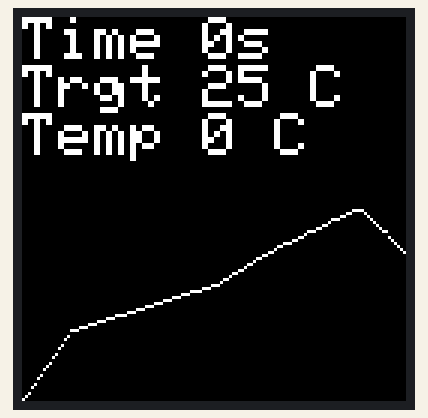
The sketch below on a simulated Arduino Uno, built with avr-gcc and run on an emulated ATmega328P. On the bench: 128×128 colour display. Random numbers use the default seed unless the sketch sets one; what the sketch prints to the serial monitor is not drawn.

Above: at 2.39 s.
At 5.73 s:
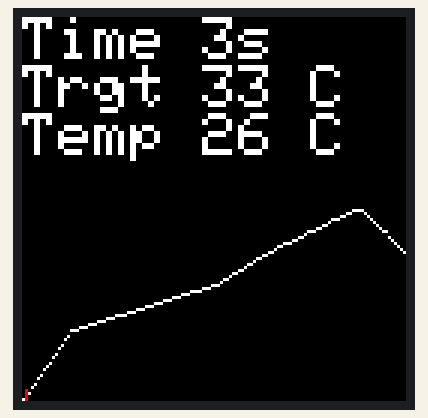
At 9.14 s:
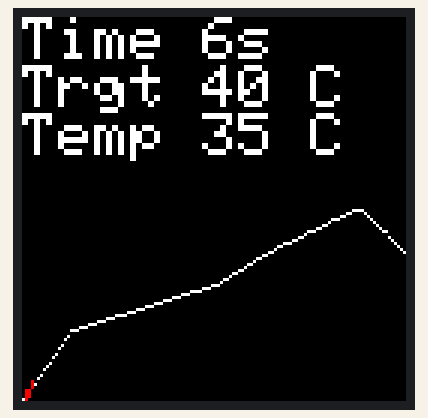
At 16.17 s:
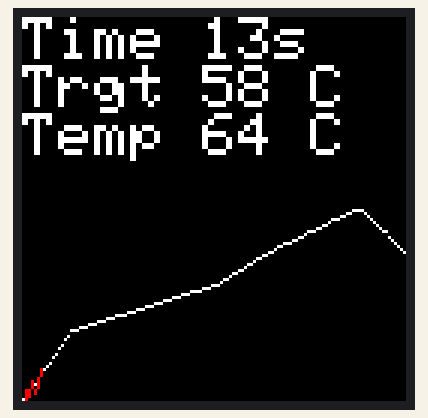
At 27.0 s:
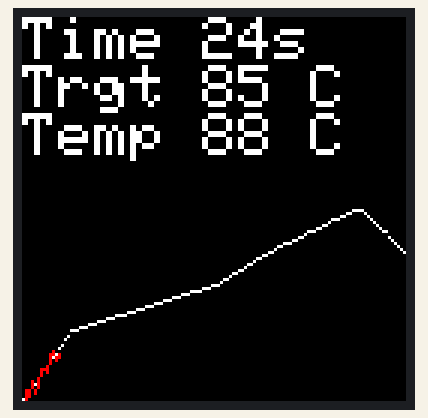
At 38.15 s:
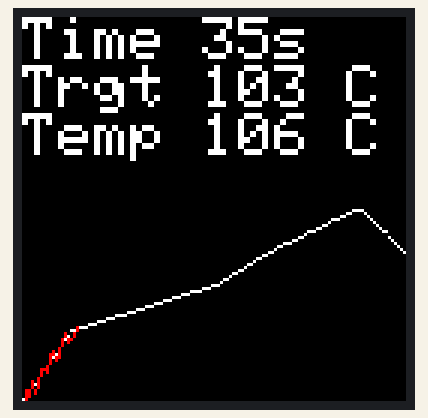

The sketch:

reflow.ino
```cpp
#include <Adafruit_GFX.h>
#include <Adafruit_SSD1351.h>
#include <SPI.h>
#include "TemperatureProfile.h"

#define OLED_CS 9
#define OLED_DC 5
#define OLED_RST 6
Adafruit_SSD1351 display = Adafruit_SSD1351(OLED_CS, OLED_DC, OLED_RST);

long start_time=0;
uint16_t duration;
double pxtime;
double minTemp,maxTemp;
uint16_t prev_temp_y = 0;
int16_t last_pxtime = -1;

TemperatureProfile tempProfile;

#define NUM_TEMP_READINGS 5
double temp_buffer[NUM_TEMP_READINGS];
uint8_t temp_idx=0;

void setup() {
  Serial.begin(115200);
  delay(2000);
  Serial.print("Reflow");
  display.begin();

  Serial.println("init");

  tempProfile.setTempAt(0,25);
  tempProfile.setTempAt(30,100);
  tempProfile.setTempAt(120,150);
  tempProfile.setTempAt(150,183);
  tempProfile.setTempAt(210,235);
  tempProfile.setTempAt(240,183);
  Serial.println("done");

  for (int i=0;i<NUM_TEMP_READINGS;i++) {
    temp_buffer[i]=0.0;
  }

  duration = tempProfile.getDuration();
  display.fillScreen(0x0000);
  minTemp = tempProfile.getMinTemp();
  maxTemp = tempProfile.getMaxTemp();
  pxtime = duration/128.0;
  for (uint16_t x=0;x<128;x++) {
    uint16_t t = (uint16_t)(x * pxtime);
    double temp = tempProfile.getTempAt(t);
    Serial.print("t: "); Serial.print(t);
    Serial.print(" temp: "); Serial.println(temp);
    double normalized_temp = (temp - minTemp) / (maxTemp - minTemp);
    uint16_t temp_y = (uint16_t)round((normalized_temp * 64));
    if (temp_y==64) {
      temp_y--;
    }
    temp_y = 127 - temp_y;
    display.drawPixel(x,temp_y,0xffff);
  }
  start_time = millis();
}

double get_average_temp(double new_temp)
{
  temp_buffer[temp_idx]=new_temp;
  temp_idx++;
  if (temp_idx>=NUM_TEMP_READINGS) {
    temp_idx=0;
  }
  double acc=0;
  for (int i=0;i<NUM_TEMP_READINGS;i++) {
    acc+=temp_buffer[temp_idx];
  }
  return acc/NUM_TEMP_READINGS;
}

void update_display()
{
  display.setCursor(0,0);
  display.setTextColor(0xffff,0x0000);
  display.setTextSize(2);
  long run_time = (millis() - start_time)/1000;
  if (run_time > duration) {
    display.println("Time --   ");
    display.println("Trgt --   ");
    return;
  }
  display.print("Time "); display.print(run_time); display.println("s");
  double temp_target = tempProfile.getTempAt(run_time);
  display.print("Trgt "); display.print((int)round(temp_target));display.println(" C");
  double temp = get_average_temp(random (temp_target-10,temp_target+10));
  display.print("Temp "); display.print((int)round(temp));display.println(" C");

  uint16_t x = run_time / pxtime;
  if (x!=last_pxtime) {
    double normalized_temp = (temp - minTemp) / (maxTemp - minTemp);
    uint16_t temp_y = (uint16_t)round((normalized_temp * 64));
    if (temp_y==64) {
      temp_y--;
    }
    temp_y = 127 - temp_y;
    if (x>0) {
      display.drawLine(x-1,prev_temp_y,x,temp_y,0xf800);
    } else {
      display.drawPixel(x,temp_y,0xf800);
    }
    last_pxtime=x;
    prev_temp_y = temp_y;
  }
}

void loop() {
  update_display();
  delay(10);
}
```

TemperatureProfile.cpp
```cpp
#include "TemperatureProfile.h"

/*
 * Sets a target temperature point at the specified time offset
 */
void TemperatureProfile::setTempAt(uint16_t secs,double temp)
{
  if (numTempPoints >= MAX_TEMP_POINTS) {
    // can't add any more temperature points
    return;
  }
  if (secs > duration) {
    duration = secs;
  }
  if (temp > maxTemp) {
    maxTemp = temp;
  }
  if (temp < minTemp) {
    minTemp = temp;
  }
  temperaturePoints[numTempPoints].offset = secs;
  temperaturePoints[numTempPoints].temperature = temp;
  numTempPoints++;
}

/*
 * Gets the interpolated target temperature point for the specified time
 */
double TemperatureProfile::getTempAt(uint16_t secs)
{
  if (secs > duration) {
    return temperaturePoints[numTempPoints-1].temperature;
  }
  for (int i=0;i<numTempPoints;i++) {
    if (temperaturePoints[i].offset == secs) {
      // exact time match, no interpolation needed
      return temperaturePoints[i].temperature;
    }
    else if (temperaturePoints[i].offset > secs) {
      // this temperature point is the one ahead of us; interpolate between last one and it
      double time_span = temperaturePoints[i].offset - temperaturePoints[i-1].offset;
      //Serial.print("time_span: "); Serial.println(time_span);
      double temp_span = temperaturePoints[i].temperature - temperaturePoints[i-1].temperature;
      //Serial.print("temp_span: "); Serial.println(temp_span);
      double interpolated = ((secs - temperaturePoints[i-1].offset)/time_span) * temp_span + temperaturePoints[i-1].temperature;
      return interpolated;
    }
  }
}

/*
 * returns the duration of the temperature profile, in seconds
 */
uint16_t TemperatureProfile::getDuration()
{
  return duration;
}

/*
 * returns the minimum temperature in the profile
 */
double TemperatureProfile::getMinTemp()
{
  return minTemp;
}

/*
 * returns the maximum temperature in the profile
 */
double TemperatureProfile::getMaxTemp()
{
  return maxTemp;
}
```

TemperatureProfile.h
```cpp
#ifndef __TemperatureProfile_h
#define __TemperatureProfile_h

#include <Arduino.h>

#define MAX_TEMP_POINTS 10

typedef struct {
  uint16_t offset;
  double temperature;
} temperature_point_t;

class TemperatureProfile {
  public:
    void setTempAt(uint16_t secs,double temp);
    double getTempAt(uint16_t sec);
    uint16_t getDuration();
    double getMinTemp();
    double getMaxTemp();

  private:
    uint16_t duration=0;
    uint16_t numTempPoints=0;
    double minTemp = 10000;
    double maxTemp = -1;
    temperature_point_t temperaturePoints[MAX_TEMP_POINTS];
};

#endif // __TemperatureProfile_h
```
